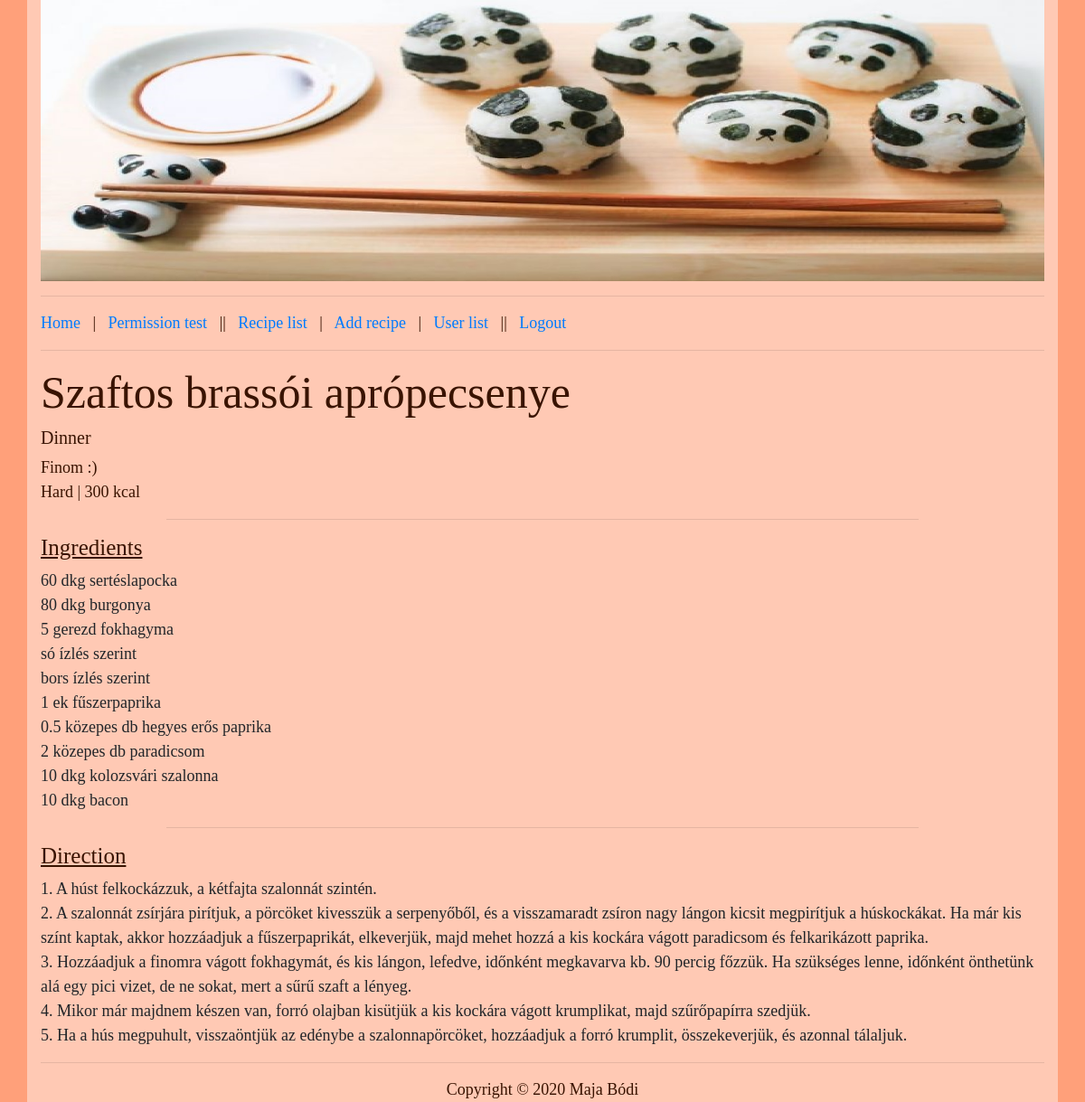
The app's page /index.php?P=recipe&id=42 (signed in) with its own data.
### tables this page shows
CREATE TABLE IF NOT EXISTS `recipes` (
  `id` int(11) NOT NULL AUTO_INCREMENT,
  `dish_name` varchar(64) NOT NULL,
  `difficulty` int(11) NOT NULL,
  `category` varchar(40) NOT NULL,
  `calorie` int(11) NOT NULL,
  `ingredients` mediumtext NOT NULL,
  `directions` mediumtext NOT NULL,
  `description` varchar(500) NOT NULL,
  PRIMARY KEY (`id`)
);

### protected/database.php (called while the page is built, shortened)
<?php
function getConnection() {
	$connection = new PDO(DB_TYPE.':host='.DB_HOST.';dbname='.DB_NAME.';',DB_USER, DB_PASS);
	$connection->exec("SET NAMES '".DB_CHARSET."'");
	return $connection;
}
function getList($queryString, $queryParams = []) {
	$connection = getConnection();
	$statement = $connection->prepare($queryString);
	$success = $statement->execute($queryParams);
	$result = $success ? $statement->fetchAll(PDO::FETCH_ASSOC) : [];
	return $result;
}
?>

### protected/recipes/recipe.php (the view, shortened to what this page needs)
<?php if(!isset($_SESSION['permission'])) : ?>
	<h1>Page access is forbidden!</h1>
<?php else : ?>
	<?php
		$query = "SELECT id, dish_name, difficulty, category, calorie, ingredients, directions, description FROM recipes WHERE id = :id";
		$params = [':id' => $_GET['id']];
		$recipes = getList($query, $params);
	?>
	<?php foreach ($recipes as $r) : ?>
		<h1> <?=$r['dish_name']?></h1>
		<h5><?=$r['category']?></h5>
		<?=$r['description']?> <br>
		<?= $r['difficulty'] == 1 ? 'Very Easy' : ($r['difficulty'] == 2 ? 'Easy' : ($r['difficulty'] == 3 ? 'Medium' : ($r['difficulty'] == 4 ? 'Hard' : 'Very Hard')));?> | <?=$r['calorie']?> kcal
		<hr style="width: 75%">
		<h4>Ingredients</h4>
		<pre><?=$r['ingredients']?></pre>
		<hr style="width: 75%">
		<h4>Direction</h4>
		<pre><?=$r['directions']?></pre>
	<?php endforeach; ?>
<?php endif; ?>

### public/style.css (style rules this page uses)
body { background-color: #FFA07A; font-family: "Times New Roman"; font-size: 18px; color: #391300; }
pre { font-family: "Times New Roman"; font-size: 18px; white-space: -moz-pre-wrap; white-space: -pre-wrap; white-space: -o-pre-wrap; white-space: pre-wrap; word-wrap: break-word; }
h1 { font-size: 50px; }
h4 { text-decoration: underline; font-size: 25px; }
h5 { font-size: 20px; }

### records on screen
recipes: dish_name "Szaftos brassói aprópecsenye", category "Dinner", description "Finom :)", difficulty "Hard", calorie "300", ingredients "60 dkg sertéslapocka 80 dkg burgonya 5 gerezd fokhagyma só ízlés szerint bors ízlés szerint 1 ek fűszerpaprika 0.5 közepes db hegyes erős paprika 2 közepes db paradicsom 10 dkg kolozsvári szalonna 10 dkg bacon", directions "1. A húst felkockázzuk, a kétfajta szalonnát szintén. 2. A szalonnát zsírjára pirítjuk, a pörcöket kivesszük a serpenyőből, és a visszamaradt zsíron nagy lángon kicsit megpirítjuk a húskockákat. Ha már kis színt kaptak, akkor hozzáadjuk a fűszerpaprikát, elkeverjük, majd mehet hozzá a kis kockára vágott paradicsom és felkarikázott paprika. 3. Hozzáadjuk a finomra vágott fokhagymát, és kis lángon, lefedve, időnként megkavarva kb. 90 percig főzzük. Ha szükséges lenne, időnként önthetünk alá egy pici vizet, de ne sokat, mert a sűrű szaft a lényeg. 4. Mikor már majdnem készen van, forró olajban kisütjük a kis kockára vágott krumplikat, majd szűrőpapírra szedjük. 5. Ha a hús megpuhult,…"
